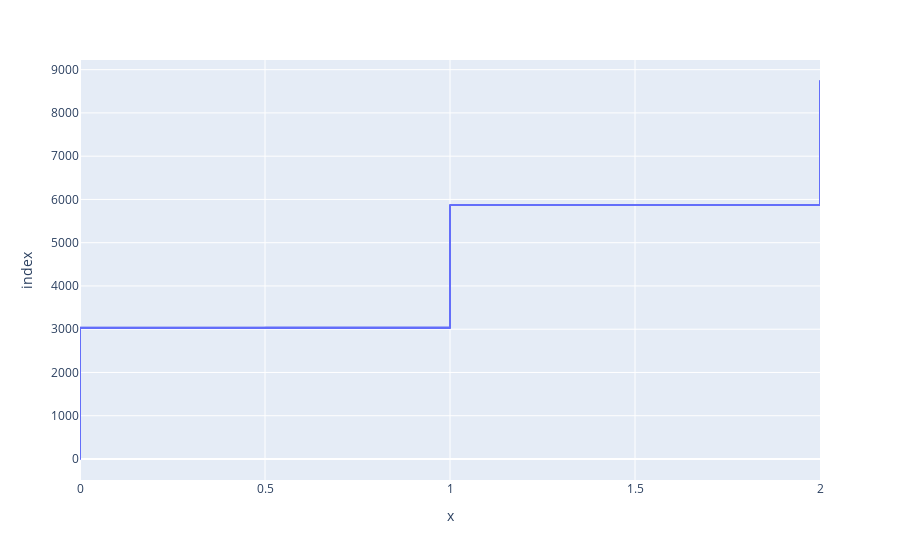

The cell this chart's notebook holds for it:
### Code cell
fig=px.line(data.Depth,data.pred)
fig.show()

### Figure 1 — Plotly figure (JSON) as saved in the notebook; plotly's stock layout.template omitted (floating-point values rounded to 4 significant figures; data arrays with more than 128 entries replaced by an {"elided": "..."} marker saying what was removed)
{"data": [{"hovertemplate": "x=%{x}<br>index=%{y}<extra></extra>", "legendgroup": "", "line": {"color": "#636efa", "dash": "solid"}, "marker": {"symbol": "circle"}, "mode": "lines", "name": "", "showlegend": false, "type": "scattergl", "x": {"elided": "8739 int values"}, "xaxis": "x", "y": {"elided": "8739 int values"}, "yaxis": "y"}], "layout": {"legend": {"tracegroupgap": 0}, "margin": {"t": 60}, "xaxis": {"anchor": "y", "domain": [0, 1], "title": {"text": "x"}}, "yaxis": {"anchor": "x", "domain": [0, 1], "title": {"text": "index"}}}}
